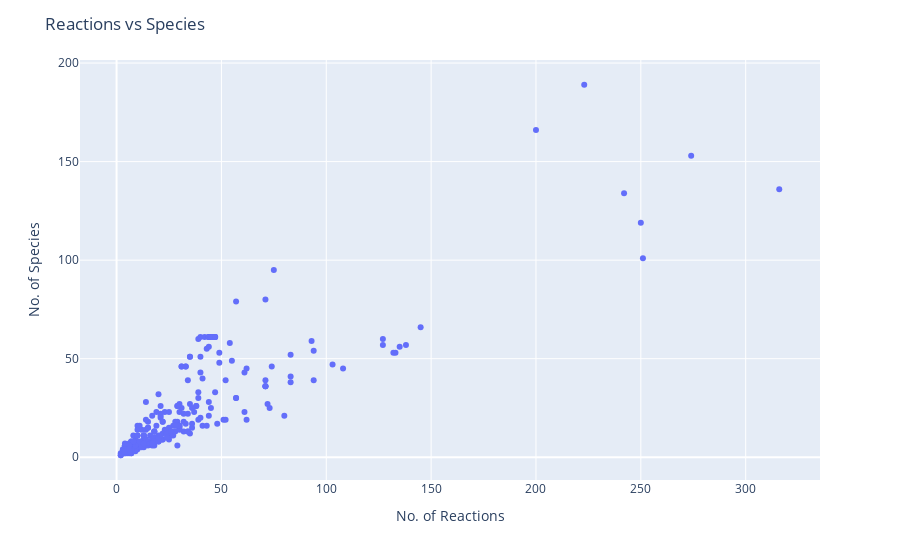

Notebook code for this chart:
### Code cell
import plotly.express as px
fig = px.scatter(x=df['2a. No. of Reactions'], y=df['2b. No. of Species'])

fig.update_layout(
    title='Reactions vs Species',
    xaxis=dict(title='No. of Reactions'),
    yaxis=dict(title='No. of Species')
)

fig.show()

### Figure 1 — Plotly figure (JSON) as saved in the notebook; plotly's stock layout.template omitted (floating-point values rounded to 4 significant figures; data arrays with more than 128 entries replaced by an {"elided": "..."} marker saying what was removed)
{"data": [{"hovertemplate": "x=%{x}<br>y=%{y}<extra></extra>", "legendgroup": "", "marker": {"color": "#636efa", "symbol": "circle"}, "mode": "markers", "name": "", "orientation": "v", "showlegend": false, "type": "scatter", "x": {"elided": "274 int values"}, "xaxis": "x", "y": {"elided": "274 int values"}, "yaxis": "y"}], "layout": {"legend": {"tracegroupgap": 0}, "margin": {"t": 60}, "title": {"text": "Reactions vs Species"}, "xaxis": {"anchor": "y", "domain": [0, 1], "title": {"text": "No. of Reactions"}}, "yaxis": {"anchor": "x", "domain": [0, 1], "title": {"text": "No. of Species"}}}}
